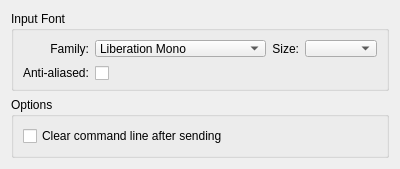
<?xml version="1.0" encoding="UTF-8"?>
<ui version="4.0">
 <class>ConfigInput</class>
 <widget class="QWidget" name="ConfigInput">
  <property name="geometry">
   <rect>
    <x>0</x>
    <y>0</y>
    <width>400</width>
    <height>160</height>
   </rect>
  </property>
  <property name="windowTitle">
   <string>Input</string>
  </property>
  <property name="windowIcon">
   <iconset resource="client.qrc">
    <normaloff>:/icons/input</normaloff>:/icons/input</iconset>
  </property>
  <layout class="QVBoxLayout" name="verticalLayout">
   <item>
    <widget class="QGroupBox" name="groupFont">
     <property name="minimumSize">
      <size>
       <width>0</width>
       <height>80</height>
      </size>
     </property>
     <property name="title">
      <string>Input Font</string>
     </property>
     <layout class="QGridLayout" name="gridLayout_2" columnstretch="0,1,0,0" columnminimumwidth="60,0,23,60">
      <item row="0" column="1">
       <widget class="QFontComboBox" name="comboFont">
        <property name="editable">
         <bool>false</bool>
        </property>
        <property name="writingSystem">
         <enum>QFontDatabase::Latin</enum>
        </property>
        <property name="fontFilters">
         <set>QFontComboBox::MonospacedFonts</set>
        </property>
        <property name="currentFont">
         <font>
          <family>Courier New</family>
          <pointsize>8</pointsize>
         </font>
        </property>
       </widget>
      </item>
      <item row="2" column="0">
       <widget class="QLabel" name="labelAntiAliased">
        <property name="minimumSize">
         <size>
          <width>0</width>
          <height>20</height>
         </size>
        </property>
        <property name="text">
         <string>Anti-aliased:</string>
        </property>
       </widget>
      </item>
      <item row="0" column="0">
       <widget class="QLabel" name="labelFont">
        <property name="text">
         <string>Family:</string>
        </property>
        <property name="alignment">
         <set>Qt::AlignRight|Qt::AlignTrailing|Qt::AlignVCenter</set>
        </property>
       </widget>
      </item>
      <item row="2" column="1">
       <widget class="QCheckBox" name="checkAntiAliased">
        <property name="minimumSize">
         <size>
          <width>0</width>
          <height>20</height>
         </size>
        </property>
        <property name="text">
         <string/>
        </property>
       </widget>
      </item>
      <item row="0" column="2">
       <widget class="QLabel" name="labelFontSize">
        <property name="text">
         <string>Size:</string>
        </property>
        <property name="alignment">
         <set>Qt::AlignRight|Qt::AlignTrailing|Qt::AlignVCenter</set>
        </property>
       </widget>
      </item>
      <item row="0" column="3">
       <widget class="QComboBox" name="comboFontSize"/>
      </item>
     </layout>
    </widget>
   </item>
   <item>
    <widget class="QGroupBox" name="groupOptions">
     <property name="enabled">
      <bool>true</bool>
     </property>
     <property name="title">
      <string>Options</string>
     </property>
     <layout class="QVBoxLayout" name="verticalLayout_6">
      <item>
       <widget class="QCheckBox" name="checkClear">
        <property name="enabled">
         <bool>true</bool>
        </property>
        <property name="text">
         <string>Clear command line after sending</string>
        </property>
       </widget>
      </item>
     </layout>
    </widget>
   </item>
   <item>
    <spacer name="verticalSpacer">
     <property name="orientation">
      <enum>Qt::Vertical</enum>
     </property>
     <property name="sizeHint" stdset="0">
      <size>
       <width>20</width>
       <height>40</height>
      </size>
     </property>
    </spacer>
   </item>
  </layout>
 </widget>
 <resources>
  <include location="client.qrc"/>
 </resources>
 <connections/>
</ui>
